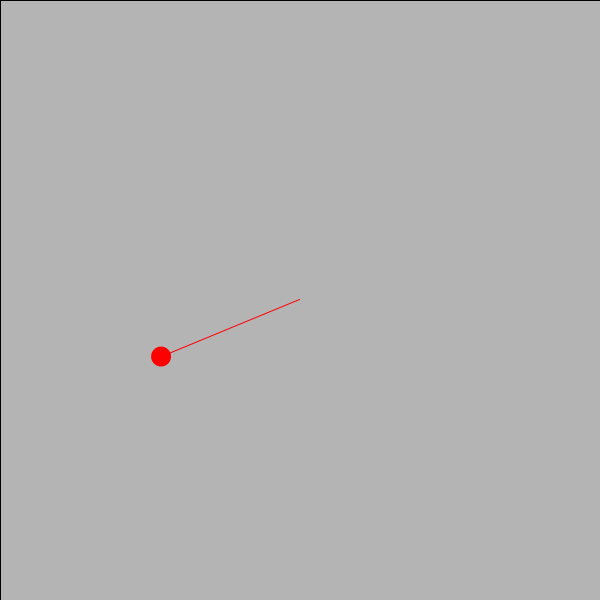
Frame 1 (no input)
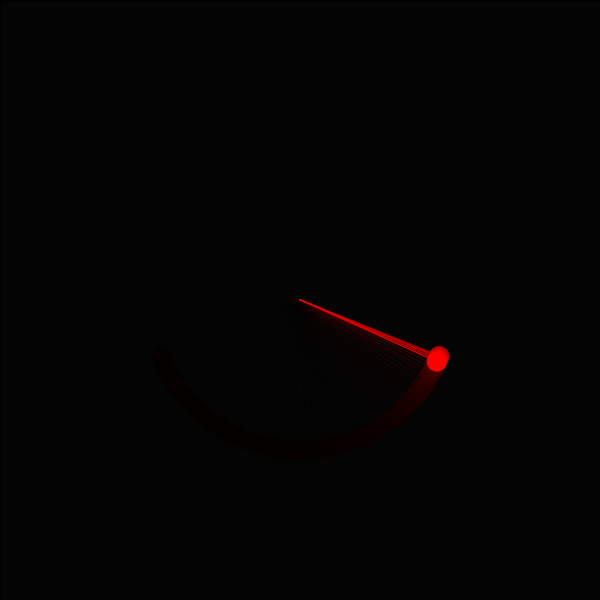
Frame 60 (the mouse pressed at the canvas centre just before this capture)
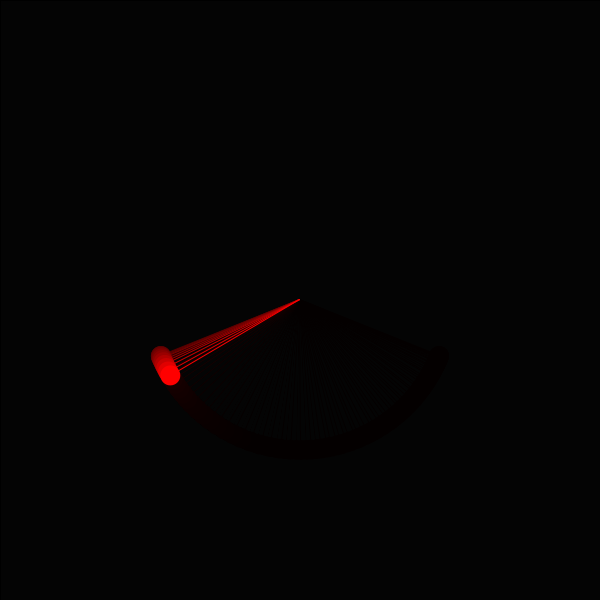
Frame 120 (the mouse held since frame 60 and released just before this capture)

The Processing sketch that drew these frames (run headless with seeded random() and noise(); from frame 60 on, the mouse is pressed at the canvas centre):

// Processing sketch: exercise_033_01
// ── exercise_033_01.pde
/* 
Owen Grimm

exercise_033_01

making a pendulum

3/13/18
*/
float x;
float y;
float ang = 10;
float Aacc= 0;
float Avel= 0;
float gravity = 0.01;
float hite = 320;
float r = 150;
float c;

void setup () {
  size (600, 600);
  colorMode (HSB);
}

void draw (){
 translate (width, 0);
 rotate (radians (90));
 fill (0,30);
 rect (0,0, width, height);
 Aacc=(-1*gravity/r)*sin(degrees(ang));
 Avel+=Aacc;
 ang+=Avel;
 x= cos(degrees(ang))*r;
 y= sin(degrees(ang))*r;
 fill(255, 255,255);
 stroke(255,255,255);
 line (width/2, height/2, x+width/2, y+height/2);
 noStroke();
 ellipse (x+width/2, y + height/2, 20,20);
}
